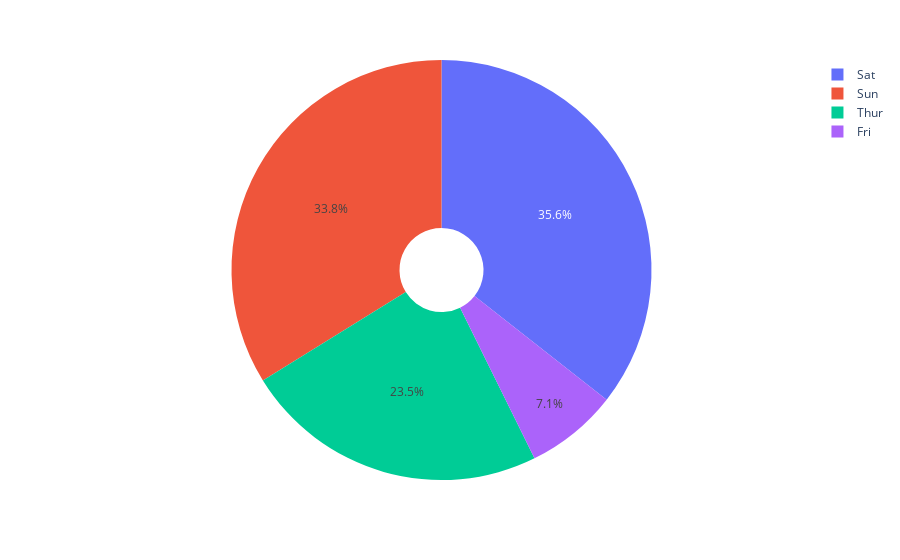

The notebook cell saved with this chart:
### Code cell
#the visualization on the day trend
figure=px.pie(data,values="tip",names="day",hole=0.2)
figure.show()

### Figure 1 — Plotly figure (JSON) as saved in the notebook; plotly's stock layout.template omitted (floating-point values rounded to 4 significant figures; data arrays with more than 128 entries replaced by an {"elided": "..."} marker saying what was removed)
{"data": [{"domain": {"x": [0, 1], "y": [0, 1]}, "hole": 0.2, "hovertemplate": "day=%{label}<br>tip=%{value}<extra></extra>", "labels": {"elided": "244 str values"}, "legendgroup": "", "name": "", "showlegend": true, "type": "pie", "values": {"elided": "244 float values"}}], "layout": {"legend": {"tracegroupgap": 0}, "margin": {"t": 60}}}
